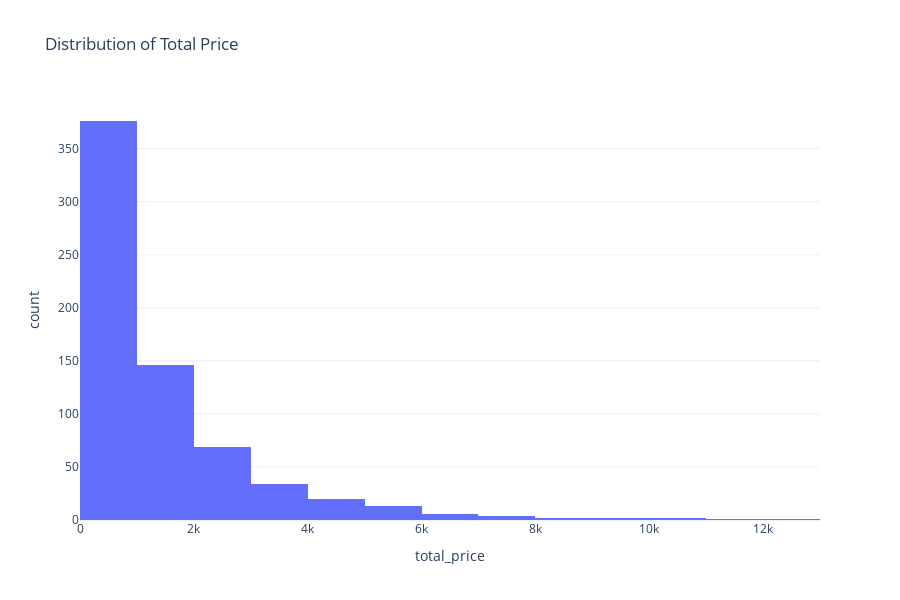

Notebook code for this chart:
### Code cell
fig = px.histogram(df1, 
                   x='total_price', 
                   nbins=20, 
                   title='Distribution of Total Price')
fig.update_layout(
    width=900,  # Set the width of the plot
    height=600  # Set the height of the plot to match the width
)
fig.show()

### Figure 1 — Plotly figure (JSON) as saved in the notebook; plotly's stock layout.template omitted (floating-point values rounded to 4 significant figures; data arrays with more than 128 entries replaced by an {"elided": "..."} marker saying what was removed)
{"data": [{"alignmentgroup": "True", "bingroup": "x", "hovertemplate": "total_price=%{x}<br>count=%{y}<extra></extra>", "legendgroup": "", "marker": {"color": "#636efa", "pattern": {"shape": ""}}, "name": "", "nbinsx": 20, "offsetgroup": "", "orientation": "v", "showlegend": false, "type": "histogram", "x": {"elided": "676 float values"}, "xaxis": "x", "yaxis": "y"}], "layout": {"barmode": "relative", "height": 600, "legend": {"tracegroupgap": 0}, "title": {"text": "Distribution of Total Price"}, "width": 900, "xaxis": {"anchor": "y", "autorange": true, "domain": [0, 1], "range": [0, 13000], "title": {"text": "total_price"}, "type": "linear"}, "yaxis": {"anchor": "x", "autorange": true, "domain": [0, 1], "range": [0, 395.8], "title": {"text": "count"}}}}
